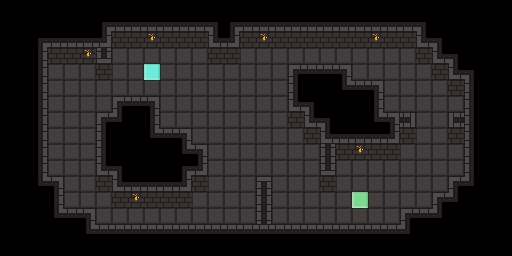

Below is a game level as drawn by its tile map, then a one-line description and the .tmx file that defines it, in full:
An orthogonal 32x16 tile map with 16x16 px tiles, 1 tile layer (Tile Layer 1), 3 tilesets and 6 objects.

<map version="1.4" tiledversion="1.4.3" orientation="orthogonal" renderorder="right-down" width="32" height="16" tilewidth="16" tileheight="16" infinite="0" nextlayerid="4" nextobjectid="12">
 <properties>
  <property name="description" value="This is not a real level" />
  <property name="name" value="Level 0" />
 </properties>
 <tileset firstgid="1" source="../tileset_dungeon.tsx" />
 <tileset firstgid="65" source="../tileset_common.tsx" />
 <tileset firstgid="96" source="../tileset_floaty.tsx" />
 <layer id="2" name="Tile Layer 1" width="32" height="16">
  <data encoding="csv">
0,0,0,0,0,0,0,0,0,0,0,0,0,0,0,0,0,0,0,0,0,0,0,0,0,0,0,0,0,0,0,0,
0,0,0,0,0,0,1,2,2,2,2,2,2,3,1,2,2,2,2,2,2,2,2,2,2,2,3,0,0,0,0,0,
0,0,1,2,2,2,13,25,25,27,25,25,25,12,13,25,27,25,25,25,25,25,25,27,25,25,12,3,0,0,0,0,
0,0,9,25,25,27,22,33,33,33,33,33,33,25,25,33,33,33,33,33,33,33,33,33,33,33,25,12,3,0,0,0,
0,0,9,33,33,33,25,33,33,69,33,33,33,33,33,33,33,33,4,18,18,5,33,33,33,33,33,25,12,3,0,0,
0,0,9,33,33,33,33,33,33,33,33,33,33,33,33,33,33,33,11,0,0,17,18,5,33,33,33,33,25,11,0,0,
0,0,9,33,33,33,33,4,18,5,33,33,33,33,33,33,33,33,12,3,0,0,0,9,33,33,33,33,33,11,0,0,
0,0,9,33,33,33,4,19,0,9,33,33,33,33,33,33,33,33,25,12,3,0,0,17,5,30,33,33,28,11,0,0,
0,0,9,33,33,33,11,0,0,17,18,5,33,33,33,33,33,33,33,25,12,2,2,2,13,25,33,33,25,11,0,0,
0,0,9,33,33,33,11,0,0,0,0,17,5,33,33,33,33,33,33,33,14,25,27,25,25,33,33,33,33,11,0,0,
0,0,9,33,33,33,12,3,0,0,0,1,13,33,33,33,33,33,33,33,22,33,33,33,33,33,33,33,33,11,0,0,
0,0,17,5,33,33,25,12,2,2,2,13,25,33,33,33,6,33,33,33,25,33,33,33,33,33,33,33,4,19,0,0,
0,0,0,9,33,33,33,25,27,25,25,25,33,33,33,33,14,33,33,33,33,33,67,33,33,33,33,4,19,0,0,0,
0,0,0,17,18,5,33,33,33,33,33,33,33,33,33,33,14,33,33,33,33,33,33,33,33,4,18,19,0,0,0,0,
0,0,0,0,0,17,18,18,18,18,18,18,18,18,18,18,18,18,18,18,18,18,18,18,18,19,0,0,0,0,0,0,
0,0,0,0,0,0,0,0,0,0,0,0,0,0,0,0,0,0,0,0,0,0,0,0,0,0,0,0,0,0,0,0
</data>
 </layer>
 <objectgroup id="3" name="Object Layer 1">
  <object id="1" template="../templates/spawn.tx" x="152" y="72" />
  <object id="2" template="../templates/goal.tx" x="352" y="192" width="16" height="16" />
  <object id="3" template="../templates/coin.tx" x="240" y="144" />
  <object id="4" template="../templates/coin.tx" x="288" y="192" />
  <object id="7" template="../templates/spike.tx" x="208" y="80" />
  <object id="9" template="../templates/spike.tx" x="224" y="80" />
 </objectgroup>
</map>
